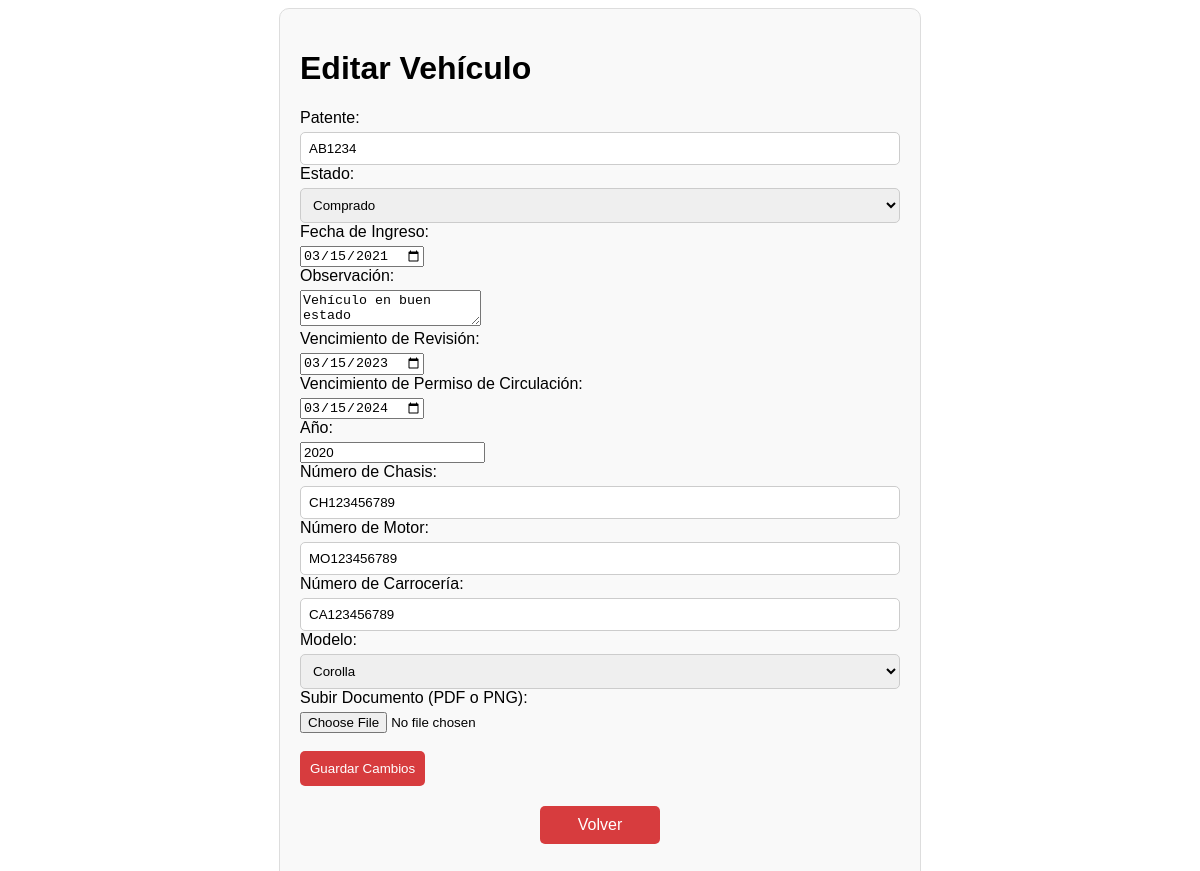
Screenshot of /geve/login/editar_vehiculo.php?id=1 with the database file from the repository.
### tables this page shows
CREATE TABLE Vehiculo (
    id_vehiculo INT AUTO_INCREMENT PRIMARY KEY,
    patente VARCHAR(255)  NOT NULL UNIQUE,
    fechaIngreso DATE,
    observacion TEXT,
    vencimientoRevision DATE,
    vencimientoPermisoCirculacion DATE,
    ano INT,
    nChasis VARCHAR(255)  NOT NULL UNIQUE,
    nMotor VARCHAR(255),
    nCarroceria VARCHAR(255),
    id_modelo INT,
     id_comprado INT,
     FOREIGN KEY (id_modelo) REFERENCES Modelo(id_modelo) ON DELETE CASCADE,
    FOREIGN KEY (id_comprado) REFERENCES Comprado(id_comprado) ON DELETE CASCADE
	
);

### geve/login/editar_vehiculo.php (the view, shortened to what this page needs)
<?php
include 'db.php';
if ($_SERVER['REQUEST_METHOD'] == 'GET') {
    $id_vehiculo = $_GET['id'];
    $sql = "SELECT * FROM Vehiculo WHERE id_vehiculo = ?";
    if ($stmt = $conn->prepare($sql)) {
        $stmt->bind_param("i", $id_vehiculo);
        $stmt->execute();
        $result = $stmt->get_result();
        $vehiculo = $result->fetch_assoc();
    } else {
        echo "Error en la preparación de la declaración: " . $conn->error;
        exit;
    }
}
?>
<!DOCTYPE html>
<html lang="es">
<head>
</head>
<body>
<div class="vehicle-details">
    <h1>Editar Vehículo</h1>
    <table>
    <form name="editForm" action="editar_vehiculo.php" method="post" enctype="multipart/form-data" onsubmit="return confirmSubmit()">
        <tr>
        <label for="patente">Patente:</label>
        <input type="text" name="patente" value="<?php echo $vehiculo['patente'] ?? ''; ?>" required pattern="[A-Z]{2}[0-9]{4}"><br>
        </tr>
        <label for="id_comprado">Estado:</label>
        <select name="id_comprado" required>
            <?php
            include 'db.php';
            $sql_comprado = "SELECT id_comprado, tipo FROM comprado";
            $result_comprado = $conn->query($sql_comprado);
            while ($comprado = $result_comprado->fetch_assoc()) {
                $selected = isset($vehiculo['id_comprado']) && $vehiculo['id_comprado'] == $comprado['id_comprado'] ? 'selected' : '';
                echo "<option value='{$comprado['id_comprado']}' $selected>{$comprado['tipo']}</option>";
            }
            ?>
        </select>
        <label for="fechaIngreso">Fecha de Ingreso:</label>
        <input type="date" name="fechaIngreso" value="<?php echo $vehiculo['fechaIngreso'] ?? ''; ?>" required><br>
        <label for="observacion">Observación:</label>
        <textarea name="observacion" required><?php echo $vehiculo['observacion'] ?? ''; ?></textarea><br>
        <label for="vencimientoRevision">Vencimiento de Revisión:</label>
        <input type="date" name="vencimientoRevision" value="<?php echo $vehiculo['vencimientoRevision'] ?? ''; ?>" required><br>
        <label for="vencimientoPermisoCirculacion">Vencimiento de Permiso de Circulación:</label>
        <input type="date" name="vencimientoPermisoCirculacion" value="<?php echo $vehiculo['vencimientoPermisoCirculacion'] ?? ''; ?>" required><br>
        <label for="ano">Año:</label>
        <input type="number" name="ano" value="<?php echo $vehiculo['ano'] ?? ''; ?>" required><br>
        <label for="nChasis">Número de Chasis:</label>
        <input type="text" name="nChasis" value="<?php echo $vehiculo['nChasis'] ?? ''; ?>" required><br>
        <label for="nMotor">Número de Motor:</label>
        <input type="text" name="nMotor" value="<?php echo $vehiculo['nMotor'] ?? ''; ?>" required><br>
        <label for="nCarroceria">Número de Carrocería:</label>
        <input type="text" name="nCarroceria" value="<?php echo $vehiculo['nCarroceria'] ?? ''; ?>" required><br>
        <label for="id_modelo">Modelo:</label>
        <select name="id_modelo" required>
            <?php
            include 'db.php';
            $sql_modelos = "SELECT id_modelo, nombre FROM Modelo";
            $result_modelos = $conn->query($sql_modelos);
            while ($modelo = $result_modelos->fetch_assoc()) {
                $selected = isset($vehiculo['id_modelo']) && $vehiculo['id_modelo'] == $modelo['id_modelo'] ? 'selected' : '';
                echo "<option value='{$modelo['id_modelo']}' $selected>{$modelo['nombre']}</option>";
            }
            ?>
        </select><br>
        </table>
        <label for="archivo">Subir Documento (PDF o PNG):</label>
        <input type="file" name="archivo"><br>
<br>
<input type="submit"  value="Guardar Cambios">
<br>
    <a href="welcome.php" class="btn-back">Volver</a>
</body>
</html>

### geve/login/editar_vehiculo.php (style rules this page uses)
.vehicle-details { max-width: 600px; margin: auto; padding: 20px; border: 1px solid #ddd; border-radius: 10px; background-color: #f9f9f9; }
.vehicle-details table { width: 100%; border-collapse: collapse; }
.btn-back { display: block; width: 100px; margin: 20px auto; padding: 10px; text-align: center; background-color: #d73c3e; color: white; text-decoration: none; border-radius: 5px; }
body { font-family: Arial, sans-serif; }
label { display: block; margin-bottom: 5px; }
input[type="text"], select { width: 100%; padding: 8px; border: 1px solid #ccc; border-radius: 5px; box-sizing: border-box; }
input[type="submit"] { background-color: #d73c3e; color: white; padding: 10px 10px; border: none; text-align: center; border-radius: 5px; cursor: pointer; }

### rows the page displays
vehiculo: patente "AB1234", fechaIngreso "03/15/2021", observacion "Vehículo en buen estado", vencimientoRevision "03/15/2023", vencimientoPermisoCirculacion "03/15/2024", ano "2020", nChasis "CH123456789", nMotor "MO123456789", nCarroceria "CA123456789"

### other values shown
form field id_comprado "Comprado"
form field id_modelo "Corolla"
